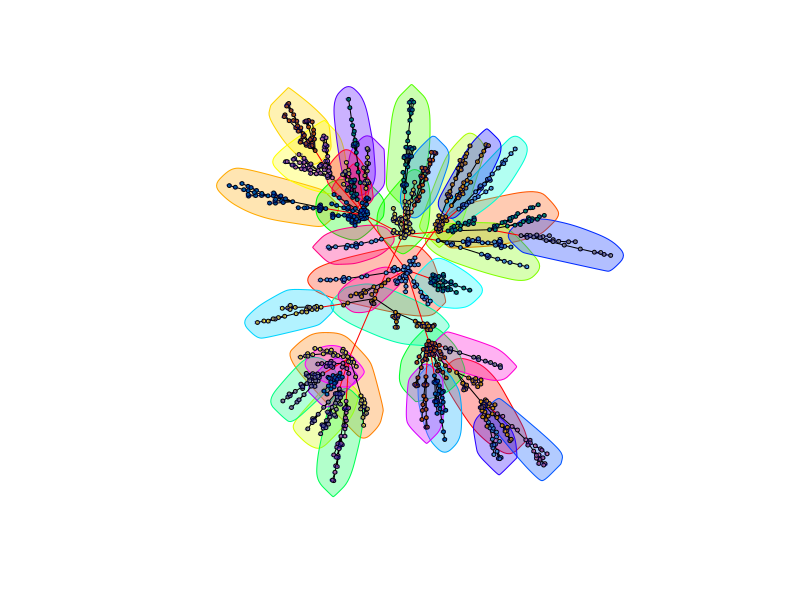
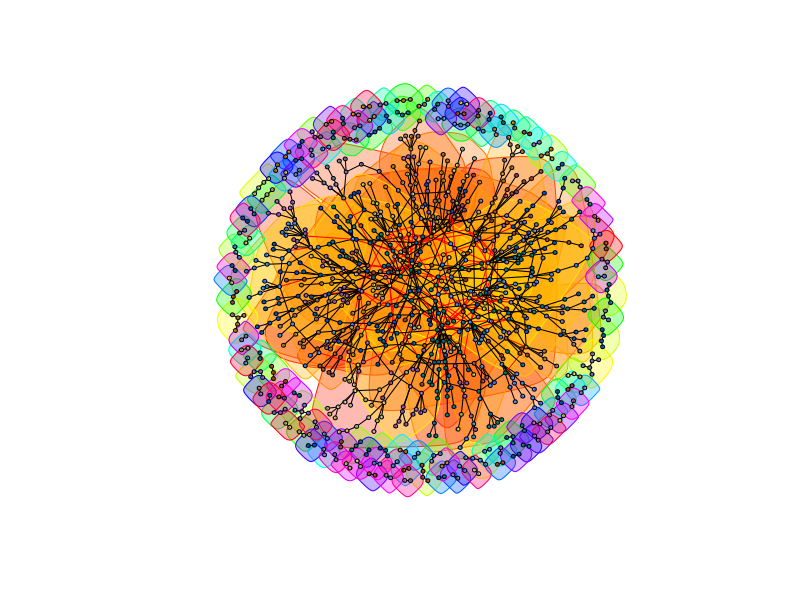

Write the R code that produced these figures, in order.
#########################
#  Author: Te-Yuan Liu
#########################

#########################
#  Import Library
#########################
rm(list=ls())
library("igraph")

#########################
#  Define Function
#########################
get_dd = function(vec){
    hi = hist(vec, -1:max(vec), plot=FALSE)$count
    hi
}

dd_plot_and_fit = function(graph){
    d = degree(graph, mode="all")
    dd = degree.distribution(graph, mode="all", cumulative=FALSE)
    degree = 1:max(d)
    probability = dd[-1]
    nonzero.position = which(probability != 0)
    probability = probability[nonzero.position]
    degree = degree[nonzero.position]
    reg = lm(log(probability) ~ log(degree))
    cozf = coef(reg)
    power.law.fit = function(x) exp(cozf[[1]] + cozf[[2]] * log(x))
    alpha = -cozf[[2]]
    R.square = summary(reg)$r.squared
    print(paste("Alpha = ", round(alpha, 3)))
    print(paste("R square =", round(R.square, 3)))

    plot(probability ~ degree, log="xy", xlab="Degree (log)", ylab="Probability (log)", col=1, main="Degree Distribution")
    curve(power.law.fit, col="red", add=T, n=length(d))
}

random_dd_plot_and_fit = function(graph){
    n_v = V(graph)
    n_v_l = length(n_v)
    d = numeric(n_v_l)
    for(i in 1:n_v_l){
        n = n_v[sample(n_v_l, 1)]
        nns = neighbors(graph, n)
        nns_l = length(nns)
        nn = nns[sample(nns_l, 1)]
        d_nn = degree(graph)[nn]
        #print(paste("Step: ", i, ", Node: ", nn, ", Degree: ", d_nn))
        d[i] = d_nn
    }
    dd = get_dd(d)
    degree = 1:max(d)
    probability = dd[-1]
    nonzero.position = which(probability != 0)
    probability = probability[nonzero.position]
    degree = degree[nonzero.position]
    reg = lm(log(probability) ~ log(degree))
    cozf = coef(reg)
    power.law.fit = function(x) exp(cozf[[1]] + cozf[[2]] * log(x))
    alpha = -cozf[[2]]
    R.square = summary(reg)$r.squared
    print(paste("Alpha = ", round(alpha, 3)))
    print(paste("R square =", round(R.square, 3)))
    plot(probability ~ degree, log="xy", xlab="Degree (log)", ylab="Probability (log)", col=1, main="Degree Distribution")
    curve(power.law.fit, col="red", add=T, n=length(d))
}

plot_k_i = function(m){
    max_i = 1000
    curve(m*sqrt(max_i/x), from=1, to=1000, col="blue", main="Expected Node Degree versus Node Incoming Timestamp", xlab="Node Incoming Timestamp", ylab="Expected Node Degree", lwd=2)
}

m_routine = function(m_value){
    # Analyze preferential attachment model
    #(a)
    g1 = barabasi.game(1000, m=m_value, directed=F)

    #(b)
    fg1 = fastgreedy.community(g1)
    print(modularity(g1, membership(fg1)))

    #(c)
    g2 = barabasi.game(10000, m=m_value, directed=F)
    fg2 = fastgreedy.community(g2)
    print(modularity(g2, membership(fg2)))

    #(d)
    dd_plot_and_fit(g1)
    dd_plot_and_fit(g2)

    #(e)
    #random_dd_plot_and_fit(g1)
    #random_dd_plot_and_fit(g2)

    #(f)
    plot_k_i(m_value)
}

stub_matching = function(){
    g1 = barabasi.game(1000, m=1, directed=F)
    fg1 = fastgreedy.community(g1)
    print(modularity(g1, membership(fg1)))
    layout1 = layout.fruchterman.reingold(g1)
    plot(fg1, g1, layout=layout1, vertex.size=2, vertex.label.cex=0.2)

    d_s = degree(g1)
    n_num = vcount(g1)
    e_num = ecount(g1)
    v = numeric(2*e_num)
    index = 1
    for(i in 1:n_num){
        for(j in 1:d_s[i]){
            v[index] = i
            index = index + 1
        }
    }
    v_p = sample(v)
    v_p_m = matrix(v_p, nrow=e_num, ncol=2)
    g2 = graph_from_edgelist(v_p_m, directed=F)
    g2 = simplify(g2)
    fg2 = fastgreedy.community(g2)
    print(modularity(g2, membership(fg2)))
    layout2 = layout.fruchterman.reingold(g2)
    plot(fg2, g2, layout=layout2, vertex.size=2, vertex.label.cex=0.2)
}

#########################
#  Main Function
#########################
main = function(){
    #m_routine(1)
    #m_routine(2)
    #m_routine(5)
    stub_matching()
}
main()


